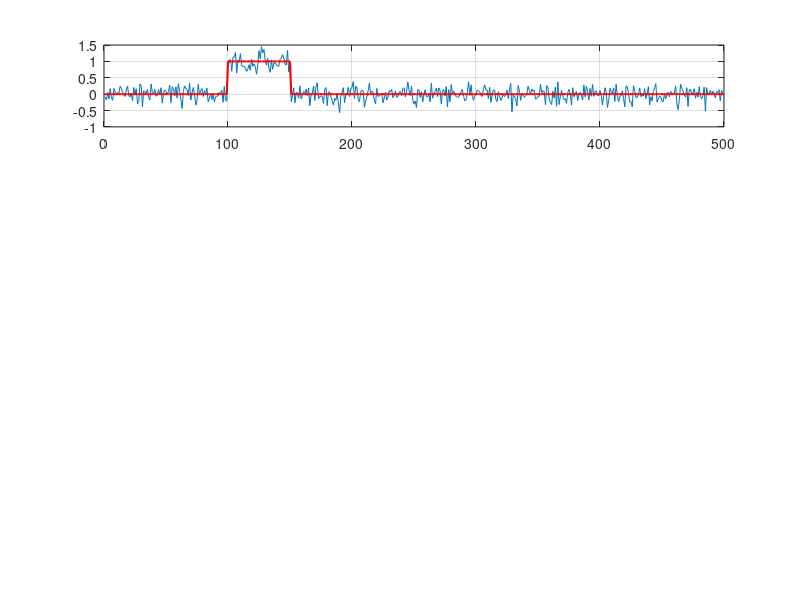

This chart was generated by the following MATLAB code: (Note: this script raises an error after producing the figure.)
clc; clear; close all;

snr = [5 7.5 10 12.5];
T = linspace(0,6,50);
x = zeros(1,500);
x(100:150) = 1;

N = 1e5;
Pfa = zeros(4,length(T));
Pd = zeros(4,length(T));

figure('Name','Noisy vs Clean Signals','Color','w');

for k = 1:4
    subplot(4,1,k);
    plot(awgn(x,snr(k),'measured')); hold on;
    plot(x,'r','LineWidth',1.5);
    grid on;
    title("SNR = " + snr(k) + " dB");
    xlabel('Sample');
    ylabel('Amplitude');
    if k == 1
        legend('Noisy','Clean');
    end
end

for k = 1:4
    s = 10^(-snr(k)/20);
    Pfa(k,:) = mean(s*randn(N,1) > T,1);
    Pd(k,:) = mean(1 + s*randn(N,1) > T,1);
end

figure('Name','Pd and Pfa vs Threshold','Color','w');
plot(T,Pd',T,Pfa','--');
grid on;
xlabel('Threshold (T)');
ylabel('Probability');
title('Pd and Pfa vs Threshold');
legend(["Pd " + snr + " dB", "Pfa " + snr + " dB"]);

figure('Name','ROC Curves','Color','w');
plot(Pfa',Pd','-o');
grid on;
xlabel('Probability of False Alarm (Pfa)');
ylabel('Probability of Detection (Pd)');
title('ROC Curves');
legend("SNR = " + snr + " dB",'Location','southeast');

fixedThreshold = 0.5;
Pd_SNR = zeros(1,4);
Pfa_SNR = zeros(1,4);

for k = 1:4
    s = 10^(-snr(k)/20);
    noise = s*randn(N,1);

    Pfa_SNR(k) = mean(noise > fixedThreshold);
    Pd_SNR(k) = mean(1 + noise > fixedThreshold);
end

figure('Name','SNR vs Pd and Pfa','Color','w');

plot(snr,Pd_SNR,'b-o','LineWidth',1.5,...
    'MarkerFaceColor','b');
hold on;
plot(snr,Pfa_SNR,'r-s','LineWidth',1.5,...
    'MarkerFaceColor','r');

grid on;
xlabel('SNR (dB)');
ylabel('Probability');
title('SNR vs Pd and Pfa');
legend('Probability of Detection (Pd)',...
    'Probability of False Alarm (Pfa)',...
    'Location','best');

ylim([0 1]);
